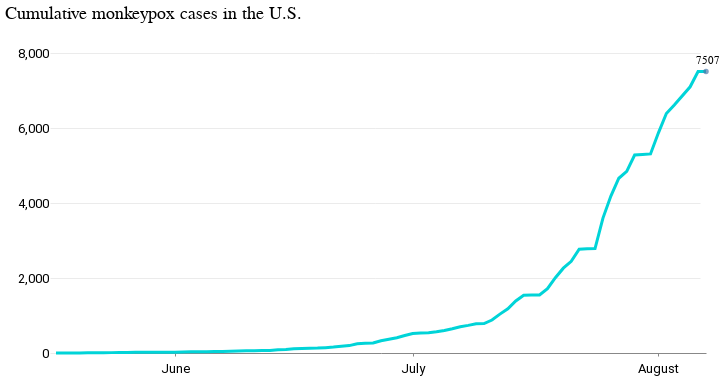

The notebook cell saved with this chart:
### Code cell
line = (
    alt.Chart(src)
    .mark_line()
    .encode(
        x=alt.X("date:T", axis=alt.Axis(tickCount=5), title=""),
        y=alt.Y("cumulative_sum:Q", title=" ", axis=alt.Axis(tickCount=5)),
    )
    .properties(title="Cumulative monkeypox cases in the U.S.", width=650, height=300)
)

text = (
    alt.Chart(src.query("(cumulative_sum == cumulative_sum.max()) & (cases > 0)"))
    .mark_text(dy=-10, dx=10)
    .encode(
        x=alt.X("date:T"),
        y=alt.Y("cumulative_sum:Q"),
        text=alt.Text("cumulative_sum:Q"),
    )
)

circle = (
    alt.Chart(src.query("(date == date.max())"))
    .mark_circle()
    .encode(
        x=alt.X("date:T"),
        y=alt.Y("cumulative_sum:Q"),
    )
)

(line + text + circle).configure_legend(symbolType="stroke", orient="top")

### Figure 1 — Vega-Lite specification as saved in the notebook (floating-point values rounded to 4 significant figures)
{"$schema": "https://vega.github.io/schema/vega-lite/v4.17.0.json", "config": {"arc": {"fill": "#00d4d8"}, "area": {"fill": "#00d4d8"}, "axis": {"labelFont": "Roboto, sans", "labelFontSize": 13, "labelFontWeight": "normal", "titleFont": "Roboto", "titleFontSize": 15, "titleFontWeight": "normal"}, "axisX": {"grid": false, "labelAngle": 0, "labelPadding": 6, "tickSize": 3}, "axisY": {"domainOpacity": 0, "gridColor": "#dddddd", "gridWidth": 0.6, "labelBaseline": "middle", "maxExtent": 45, "minExtent": 45, "offset": 6, "tickSize": 0, "titleAlign": "left", "titleAngle": 0, "titleColor": "#767676", "titleX": -45, "titleY": -11}, "background": "#ffffff", "bar": {"fill": "#00d4d8"}, "legend": {"labelFont": "Roboto, sans", "labelFontSize": 13, "orient": "top", "symbolType": "stroke", "titleFont": "Roboto", "titleFontSize": 15, "titleFontWeight": "normal"}, "line": {"stroke": "#00d4d8", "strokeWidth": 3}, "path": {"stroke": "#00d4d8"}, "point": {"stroke": "#00d4d8"}, "range": {"category": ["#005f66", "#e37e2d", "#d64a3b", "#76b0ef", "#c1bc40"], "diverging": ["#e68a4f", "#f4bb6a", "#f9e39c", "#dadfe2", "#a6b7c6", "#849eae"], "heatmap": ["#7ff6f6", "#00eeef", "#00d4d8", "#00abb2", "#00848b", "#fbf2c7", "#00363d"], "ordinal": ["#7ff6f6", "#00eeef", "#00d4d8", "#00abb2", "#00848b", "#fbf2c7", "#00363d"], "ramp": ["#7ff6f6", "#00eeef", "#00d4d8", "#00abb2", "#00848b", "#fbf2c7", "#00363d"]}, "rect": {"fill": "#00d4d8"}, "shape": {"stroke": "#00d4d8"}, "symbol": {"fill": "#00d4d8", "size": 30}, "title": {"anchor": "start", "font": "Summit Sans", "fontColor": "palette[\"black\"]", "fontSize": 18, "fontWeight": "normal"}, "view": {"height": 450, "strokeOpacity": 0, "width": 800}}, "datasets": {"data-05b273b1b44fb92f4cab30c30d70dceb": [{"cases": 0, "cumulative_sum": 7507, "date": "2022-08-07"}, {"cases": 408, "cumulative_sum": 7507, "date": "2022-08-06"}, {"cases": 483, "cumulative_sum": 7099, "date": "2022-08-05"}, {"cases": 229, "cumulative_sum": 6616, "date": "2022-08-03"}, {"cases": 516, "cumulative_sum": 6387, "date": "2022-08-02"}, {"cases": 562, "cumulative_sum": 5871, "date": "2022-08-01"}, {"cases": 14, "cumulative_sum": 5309, "date": "2022-07-31"}, {"cases": 16, "cumulative_sum": 5295, "date": "2022-07-30"}, {"cases": 435, "cumulative_sum": 5279, "date": "2022-07-29"}, {"cases": 184, "cumulative_sum": 4844, "date": "2022-07-28"}, {"cases": 476, "cumulative_sum": 4660, "date": "2022-07-27"}, {"cases": 586, "cumulative_sum": 4184, "date": "2022-07-26"}, {"cases": 812, "cumulative_sum": 3598, "date": "2022-07-25"}, {"cases": 6, "cumulative_sum": 2786, "date": "2022-07-24"}, {"cases": 13, "cumulative_sum": 2780, "date": "2022-07-23"}, {"cases": 322, "cumulative_sum": 2767, "date": "2022-07-22"}, {"cases": 183, "cumulative_sum": 2445, "date": "2022-07-21"}, {"cases": 255, "cumulative_sum": 2262, "date": "2022-07-20"}, {"cases": 292, "cumulative_sum": 2007, "date": "2022-07-19"}, {"cases": 168, "cumulative_sum": 1715, "date": "2022-07-18"}, {"cases": 1, "cumulative_sum": 1547, "date": "2022-07-17"}, {"cases": 7, "cumulative_sum": 1546, "date": "2022-07-16"}, {"cases": 152, "cumulative_sum": 1539, "date": "2022-07-15"}, {"cases": 209, "cumulative_sum": 1387, "date": "2022-07-14"}, {"cases": 141, "cumulative_sum": 1178, "date": "2022-07-13"}, {"cases": 157, "cumulative_sum": 1037, "date": "2022-07-12"}, {"cases": 95, "cumulative_sum": 880, "date": "2022-07-11"}, {"cases": 7, "cumulative_sum": 785, "date": "2022-07-10"}, {"cases": 41, "cumulative_sum": 778, "date": "2022-07-09"}, {"cases": 36, "cumulative_sum": 737, "date": "2022-07-08"}, {"cases": 53, "cumulative_sum": 701, "date": "2022-07-07"}, {"cases": 46, "cumulative_sum": 648, "date": "2022-07-06"}, {"cases": 36, "cumulative_sum": 602, "date": "2022-07-05"}, {"cases": 24, "cumulative_sum": 566, "date": "2022-07-04"}, {"cases": 8, "cumulative_sum": 542, "date": "2022-07-03"}, {"cases": 15, "cumulative_sum": 534, "date": "2022-07-02"}, {"cases": 54, "cumulative_sum": 519, "date": "2022-07-01"}, {"cases": 57, "cumulative_sum": 465, "date": "2022-06-30"}, {"cases": 42, "cumulative_sum": 408, "date": "2022-06-29"}, {"cases": 40, "cumulative_sum": 366, "date": "2022-06-28"}, {"cases": 60, "cumulative_sum": 326, "date": "2022-06-27"}, {"cases": 9, "cumulative_sum": 266, "date": "2022-06-26"}, {"cases": 12, "cumulative_sum": 257, "date": "2022-06-25"}, {"cases": 48, "cumulative_sum": 245, "date": "2022-06-24"}, {"cases": 20, "cumulative_sum": 197, "date": "2022-06-23"}, {"cases": 20, "cumulative_sum": 177, "date": "2022-06-22"}, {"cases": 14, "cumulative_sum": 157, "date": "2022-06-21"}, {"cases": 11, "cumulative_sum": 143, "date": "2022-06-20"}, {"cases": 4, "cumulative_sum": 132, "date": "2022-06-19"}, {"cases": 9, "cumulative_sum": 128, "date": "2022-06-18"}, {"cases": 8, "cumulative_sum": 119, "date": "2022-06-17"}, {"cases": 17, "cumulative_sum": 111, "date": "2022-06-16"}, {"cases": 10, "cumulative_sum": 94, "date": "2022-06-15"}, {"cases": 15, "cumulative_sum": 84, "date": "2022-06-14"}, {"cases": 3, "cumulative_sum": 69, "date": "2022-06-13"}, {"cases": 5, "cumulative_sum": 66, "date": "2022-06-12"}, {"cases": 2, "cumulative_sum": 61, "date": "2022-06-11"}, {"cases": 4, "cumulative_sum": 59, "date": "2022-06-10"}, {"cases": 7, "cumulative_sum": 55, "date": "2022-06-09"}, {"cases": 6, "cumulative_sum": 48, "date": "2022-06-08"}, {"cases": 4, "cumulative_sum": 42, "date": "2022-06-07"}, {"cases": 5, "cumulative_sum": 38, "date": "2022-06-06"}, {"cases": 0, "cumulative_sum": 33, "date": "2022-06-05"}, {"cases": 2, "cumulative_sum": 33, "date": "2022-06-04"}, {"cases": 6, "cumulative_sum": 31, "date": "2022-06-03"}, {"cases": 3, "cumulative_sum": 25, "date": "2022-06-02"}, {"cases": 1, "cumulative_sum": 22, "date": "2022-06-01"}, {"cases": 3, "cumulative_sum": 21, "date": "2022-05-31"}, {"cases": 0, "cumulative_sum": 18, "date": "2022-05-30"}, {"cases": 1, "cumulative_sum": 18, "date": "2022-05-29"}, {"cases": 0, "cumulative_sum": 17, "date": "2022-05-28"}, {"cases": 3, "cumulative_sum": 17, "date": "2022-05-27"}, {"cases": 2, "cumulative_sum": 14, "date": "2022-05-26"}, {"cases": 2, "cumulative_sum": 12, "date": "2022-05-25"}, {"cases": 1, "cumulative_sum": 10, "date": "2022-05-24"}, {"cases": 4, "cumulative_sum": 9, "date": "2022-05-23"}, {"cases": 1, "cumulative_sum": 5, "date": "2022-05-22"}, {"cases": 2, "cumulative_sum": 4, "date": "2022-05-21"}, {"cases": 1, "cumulative_sum": 2, "date": "2022-05-20"}, {"cases": 0, "cumulative_sum": 1, "date": "2022-05-19"}, {"cases": 0, "cumulative_sum": 1, "date": "2022-05-18"}, {"cases": 1, "cumulative_sum": 1, "date": "2022-05-17"}], "data-7be9086fe9f38c47805a56e950a09803": [{"cases": 0, "cumulative_sum": 7507, "date": "2022-08-07"}], "data-ffc3c7f034ca2dd087a46b98eaab5cd4": [{"cases": 408, "cumulative_sum": 7507, "date": "2022-08-06"}]}, "layer": [{"data": {"name": "data-05b273b1b44fb92f4cab30c30d70dceb"}, "encoding": {"x": {"axis": {"tickCount": 5}, "field": "date", "title": "", "type": "temporal"}, "y": {"axis": {"tickCount": 5}, "field": "cumulative_sum", "title": " ", "type": "quantitative"}}, "height": 300, "mark": "line", "title": "Cumulative monkeypox cases in the U.S.", "width": 650}, {"data": {"name": "data-ffc3c7f034ca2dd087a46b98eaab5cd4"}, "encoding": {"text": {"field": "cumulative_sum", "type": "quantitative"}, "x": {"field": "date", "type": "temporal"}, "y": {"field": "cumulative_sum", "type": "quantitative"}}, "mark": {"dx": 10, "dy": -10, "type": "text"}}, {"data": {"name": "data-7be9086fe9f38c47805a56e950a09803"}, "encoding": {"x": {"field": "date", "type": "temporal"}, "y": {"field": "cumulative_sum", "type": "quantitative"}}, "mark": "circle"}]}
